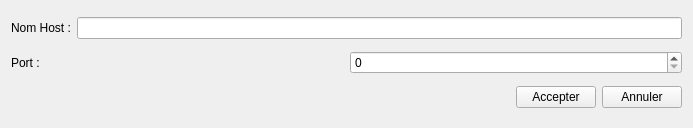
<?xml version="1.0" encoding="UTF-8"?>
<ui version="4.0">
 <class>DuMessengerConnectionDialog</class>
 <widget class="QWidget" name="DuMessengerConnectionDialog">
  <property name="geometry">
   <rect>
    <x>0</x>
    <y>0</y>
    <width>693</width>
    <height>128</height>
   </rect>
  </property>
  <property name="windowTitle">
   <string>Form</string>
  </property>
  <layout class="QVBoxLayout" name="verticalLayout">
   <item>
    <layout class="QHBoxLayout" name="horizontalLayout_2">
     <item>
      <widget class="QLabel" name="label">
       <property name="text">
        <string>Nom Host :</string>
       </property>
      </widget>
     </item>
     <item>
      <widget class="QLineEdit" name="nomhost"/>
     </item>
    </layout>
   </item>
   <item>
    <layout class="QHBoxLayout" name="horizontalLayout">
     <item>
      <widget class="QLabel" name="label_2">
       <property name="text">
        <string>Port :</string>
       </property>
      </widget>
     </item>
     <item>
      <widget class="QSpinBox" name="port">
       <property name="maximum">
        <number>999999999</number>
       </property>
      </widget>
     </item>
    </layout>
   </item>
   <item>
    <layout class="QHBoxLayout" name="horizontalLayout_3">
     <item>
      <spacer name="horizontalSpacer">
       <property name="orientation">
        <enum>Qt::Horizontal</enum>
       </property>
       <property name="sizeHint" stdset="0">
        <size>
         <width>40</width>
         <height>20</height>
        </size>
       </property>
      </spacer>
     </item>
     <item>
      <widget class="QPushButton" name="accepter">
       <property name="text">
        <string>Accepter</string>
       </property>
      </widget>
     </item>
     <item>
      <widget class="QPushButton" name="annuler">
       <property name="text">
        <string>Annuler</string>
       </property>
      </widget>
     </item>
    </layout>
   </item>
  </layout>
 </widget>
 <resources/>
 <connections/>
</ui>
